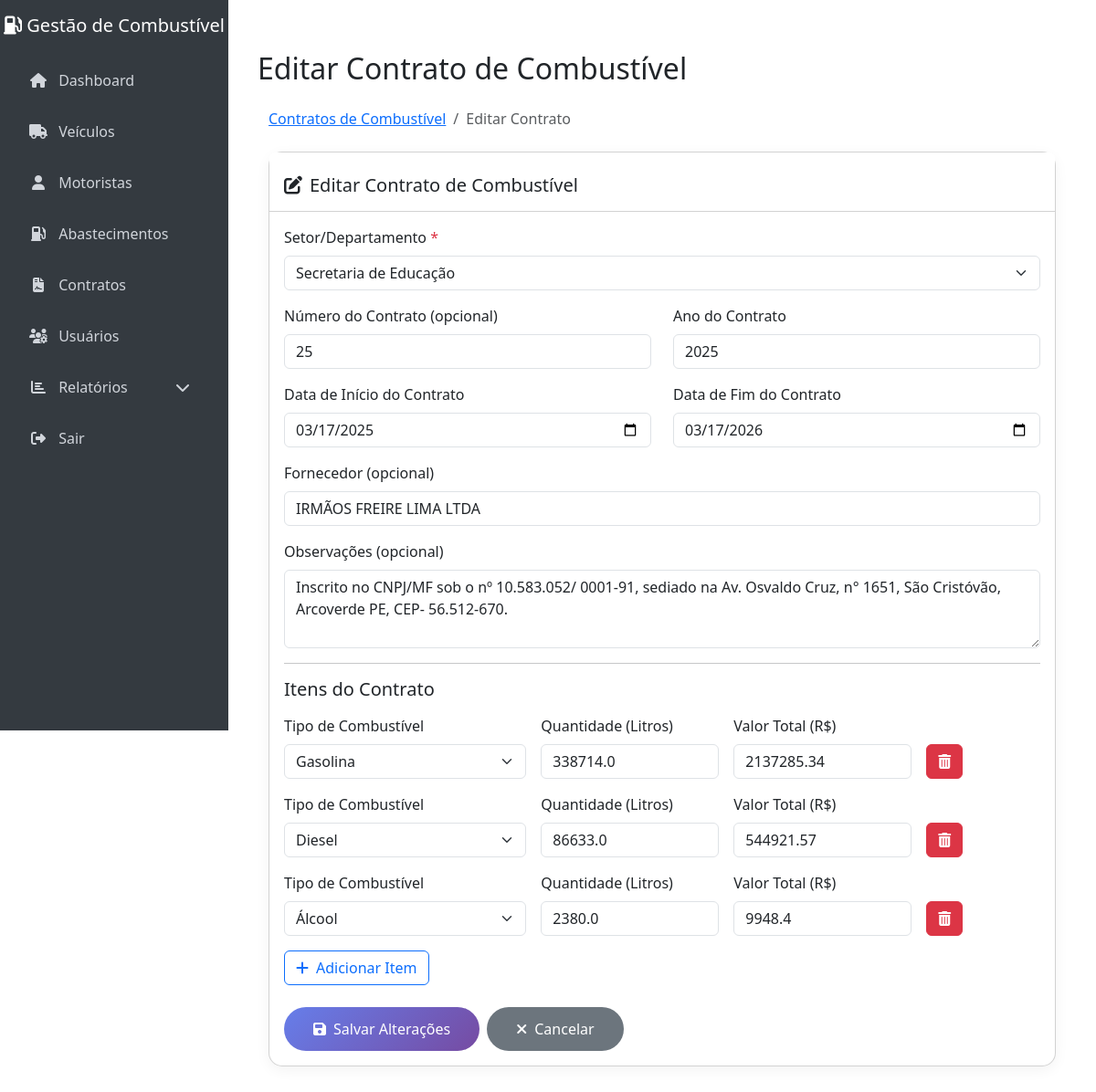
/contratos-combustivel/1/editar (signed in), run on the app's committed database.
### database.py (models this page shows, shortened)
class ContratoCombustivel(db.Model):
    __tablename__ = 'contrato_combustivel'
    id = db.Column(db.Integer, primary_key=True)
    numero_contrato = db.Column(db.String(50), nullable=False)
    ano_contrato = db.Column(db.Integer, nullable=False)
    data_inicio_contrato = db.Column(db.Date, nullable=False)
    data_fim_contrato = db.Column(db.Date, nullable=False)
    fornecedor = db.Column(db.String(100), nullable=False)
    observacoes = db.Column(db.Text, nullable=True)
    setor = db.Column(db.String(100), nullable=True)  # Setor/departamento do contrato
    ativo = db.Column(db.Boolean, default=True, nullable=False)
    data_criacao = db.Column(db.DateTime, default=datetime.utcnow, nullable=False)
    itens = db.relationship('ContratoCombustivelItem', back_populates='contrato', cascade='all, delete-orphan')

class ContratoCombustivelItem(db.Model):
    __tablename__ = 'contrato_combustivel_item'
    id = db.Column(db.Integer, primary_key=True)
    contrato_id = db.Column(db.Integer, db.ForeignKey('contrato_combustivel.id'), nullable=False)
    tipo_combustivel = db.Column(db.String(50), nullable=False)
    quantidade = db.Column(db.Float, nullable=False)  # em litros
    valor_total = db.Column(db.Float, nullable=False)  # valor total do item
    valor_por_litro = db.Column(db.Float, nullable=False)
    contrato = db.relationship('ContratoCombustivel', back_populates='itens')

### app.py (the view, shortened to what this page needs)
@app.route("/contratos-combustivel/<int:contrato_id>/editar", methods=["GET", "POST"])
def editar_contrato_combustivel(contrato_id):
    if "usuario" not in session:
        return redirect(url_for("login"))
    contrato = ContratoCombustivel.query.get_or_404(contrato_id)
    setores = []
    if session.get("usuario_tipo") == "admin":
        setores = [s[0] for s in db.session.query(User.setor).filter(User.setor != None).distinct().order_by(User.setor).all() if s[0]]
    return render_template(
        "editar_contrato_combustivel.html",
        contrato=contrato,
        combustiveis_itens=contrato.itens,
        tipos_combustivel=TIPOS_COMBUSTIVEL,
        setores=setores
    )

### templates/editar_contrato_combustivel.html (shortened to what this page needs)
{% extends "base.html" %}
{% block page_title %}Editar Contrato de Combustível{% endblock %}
{% block head_extra %}
  <link href="https://cdn.jsdelivr.net/npm/bootstrap@5.3.0/dist/css/bootstrap.min.css" rel="stylesheet">
  <link rel="stylesheet" href="https://cdnjs.cloudflare.com/ajax/libs/font-awesome/6.4.0/css/all.min.css">
{% endblock %}
{% block content %}
<div class="container-fluid">
  <nav aria-label="breadcrumb" class="mb-4">
    <ol class="breadcrumb">
      <li class="breadcrumb-item"><a href="{{ url_for('contratos_combustivel') }}">Contratos de Combustível</a></li>
      <li class="breadcrumb-item active" aria-current="page">Editar Contrato</li>
    </ol>
  </nav>
  <div class="card card-custom">
    <div class="card-header bg-white pt-4 pb-3">
      <h5 class="card-title mb-0"><i class="fas fa-edit me-2"></i>Editar Contrato de Combustível</h5>
    </div>
    <div class="card-body">
      <form method="post">
        {% if session['usuario_tipo'] == 'admin' and setores %}
        <div class="mb-3">
          <label class="form-label">Setor/Departamento <span class="text-danger">*</span></label>
          <select name="setor" class="form-select" required>
            {% for setor in setores %}
              <option value="{{ setor }}" {% if contrato.setor == setor %}selected{% endif %}>{{ setor }}</option>
            {% endfor %}
          </select>
        </div>
        {% endif %}
        <div class="row mb-3">
          <div class="col-md-6">
            <label for="numero_contrato" class="form-label">Número do Contrato (opcional)</label>
            <input type="text" class="form-control" id="numero_contrato" name="numero_contrato"
                   value="{{ contrato.numero_contrato or '' }}" placeholder="Ex: CT-2024-001">
          </div>
          <div class="col-md-6">
            <label for="ano_contrato" class="form-label">Ano do Contrato</label>
            <input type="number" class="form-control" id="ano_contrato" name="ano_contrato"
                   min="1900" max="2100" value="{{ contrato.ano_contrato or '' }}" required>
          </div>
        </div>
        <div class="row mb-3">
          <div class="col-md-6">
            <label for="data_inicio_contrato" class="form-label">Data de Início do Contrato</label>
            <input type="date" class="form-control" id="data_inicio_contrato" name="data_inicio_contrato"
                   value="{{ contrato.data_inicio_contrato.strftime('%Y-%m-%d') if contrato.data_inicio_contrato else '' }}" required>
          </div>
          <div class="col-md-6">
            <label for="data_fim_contrato" class="form-label">Data de Fim do Contrato</label>
            <input type="date" class="form-control" id="data_fim_contrato" name="data_fim_contrato"
                   value="{{ contrato.data_fim_contrato.strftime('%Y-%m-%d') if contrato.data_fim_contrato else '' }}" required>
          </div>
        </div>
        <div class="mb-3">
          <label for="fornecedor" class="form-label">Fornecedor (opcional)</label>
          <input type="text" class="form-control" id="fornecedor" name="fornecedor"
                 value="{{ contrato.fornecedor or '' }}" placeholder="Ex: Posto ABC Ltda">
        </div>
        <div class="mb-3">
          <label for="observacoes" class="form-label">Observações (opcional)</label>
          <textarea class="form-control" id="observacoes" name="observacoes" rows="3"
                    placeholder="Observações adicionais sobre o contrato">{{ contrato.observacoes or '' }}</textarea>
        </div>
        <hr>
        <h5 class="mb-3">Itens do Contrato</h5>
        <div id="itens-container">
          {% for item in combustiveis_itens %}
          <div class="row g-3 align-items-end mb-3 contrato-item">
            <div class="col-md-4">
              <label class="form-label">Tipo de Combustível</label>
              <select name="combustiveis_tipo[]" class="form-select" required>
                {% for tipo in tipos_combustivel %}
                  <option value="{{ tipo }}" {% if tipo == item.tipo_combustivel %}selected{% endif %}>{{ tipo }}</option>
                {% endfor %}
              </select>
            </div>
            <div class="col-md-3">
              <label class="form-label">Quantidade (Litros)</label>
              <input type="number" name="combustiveis_quantidade[]" class="form-control quantidade"
                     min="0" step="0.01" value="{{ item.quantidade }}" required>
            </div>
            <div class="col-md-3">
              <label class="form-label">Valor Total (R$)</label>
              <input type="number" name="combustiveis_valor_total[]" class="form-control valor-total"
                     min="0" step="0.01" value="{{ item.valor_total }}" required>
            </div>
            <div class="col-md-2 d-flex align-items-center">
              <button type="button" class="btn btn-danger btn-remove-item" title="Remover item"><i class="fas fa-trash-alt"></i></button>
            </div>
          </div>
          {% endfor %}
        </div>
        <div class="mb-4">
          <button type="button" id="btn-add-item" class="btn btn-outline-primary">
            <i class="fas fa-plus me-2"></i>Adicionar Item
          </button>
        </div>
        <div class="d-flex gap-2">
          <button type="submit" class="btn btn-primary-custom">
            <i class="fas fa-save me-2"></i>Salvar Alterações
          </button>
          <a href="{{ url_for('contratos_combustivel') }}" class="btn btn-secondary-custom">
            <i class="fas fa-times me-2"></i>Cancelar
          </a>
        </div>
      </form>
    </div>
  </div>
</div>
{% endblock %}

### templates/base.html (style rules this page uses)
body { background-color: #f8f9fa; }

### templates/editar_contrato_combustivel.html (style rules this page uses)
.card-custom { border-radius: 15px; box-shadow: 0 4px 15px rgba(0, 0, 0, 0.05); margin-bottom: 2rem; }
.form-label { font-weight: 500; }
.btn-primary-custom { background: linear-gradient(135deg, #667eea 0%, #764ba2 100%); border: none; border-radius: 25px; padding: 0.75rem 2rem; color: white; font-weight: 500; transition: all 0.3s ease; }
.btn-secondary-custom { background: #6c757d; border: none; border-radius: 25px; padding: 0.75rem 2rem; color: white; font-weight: 500; transition: all 0.3s ease; }

### data on the page
ContratoCombustivel: setor "Secretaria de Educação", numero_contrato "25", ano_contrato "2025", data_inicio_contrato "03/17/2025", data_fim_contrato "03/17/2026", fornecedor "IRMÃOS FREIRE LIMA LTDA", observacoes "Inscrito no CNPJ/MF sob o nº 10.583.052/ 0001-91, sediado na Av. Osvaldo Cruz, n° 1651, São Cristóvão, Arcoverde PE, CEP- 56.512-670."
ContratoCombustivelItem: tipo_combustivel "Gasolina", quantidade "338714.0", valor_total "2137285.34"
ContratoCombustivelItem: tipo_combustivel "Diesel", quantidade "86633.0", valor_total "544921.57"
ContratoCombustivelItem: tipo_combustivel "Álcool", quantidade "2380.0", valor_total "9948.4"
